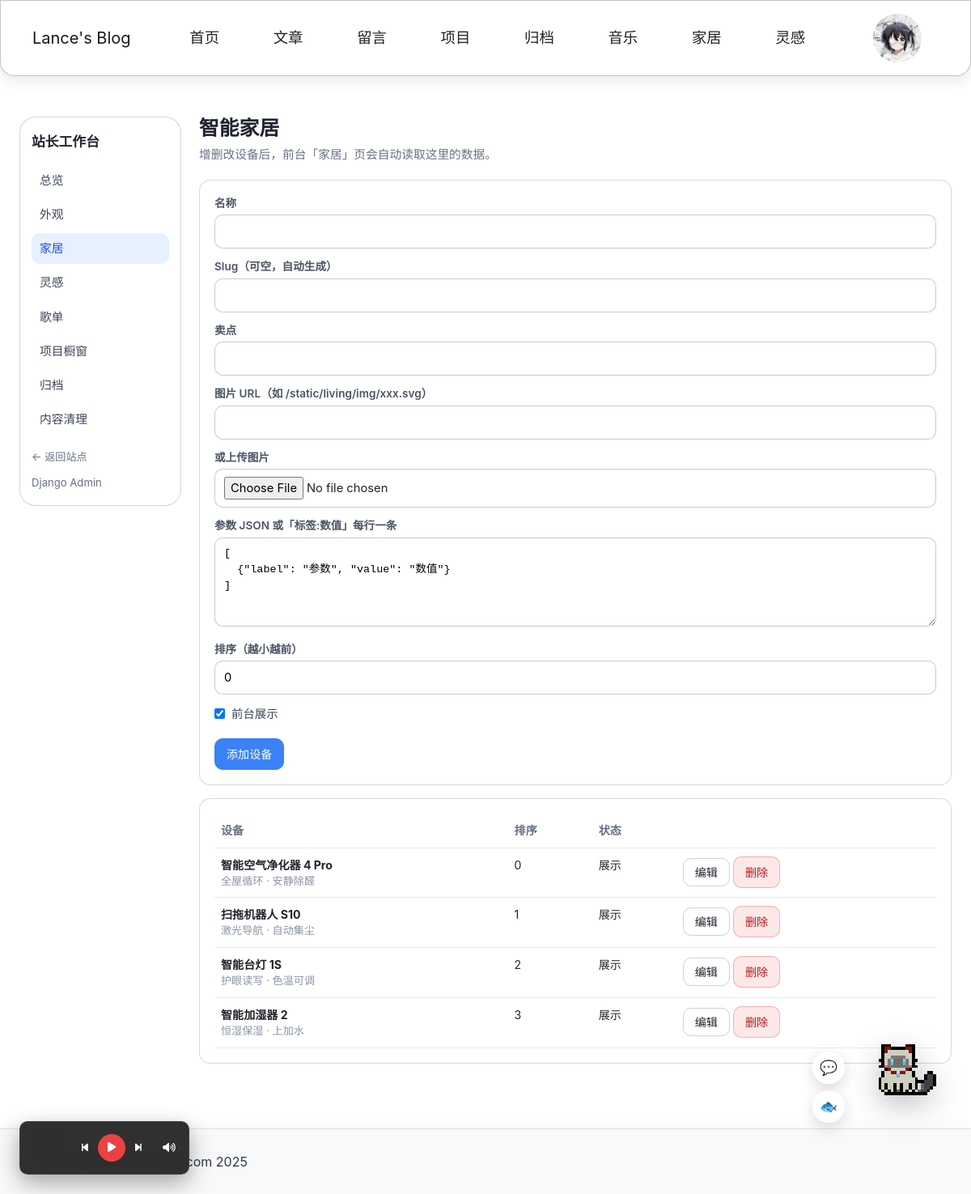
The app's page /workstation/living/ (signed in) with its own data.
### userprofile/models.py (models this page shows, shortened)
class Profile(models.Model):
    user = models.OneToOneField(User, on_delete=models.CASCADE, related_name='profile')
    phone = models.CharField(max_length=20, blank=True)
    avatar = models.ImageField(upload_to='avatar/%Y%m%d/', blank=True)
    bio = models.TextField(max_length=500, blank=True)

### workstation/models.py (models this page shows, shortened)
class LivingDevice(models.Model):
    slug = models.SlugField(max_length=80, unique=True)
    name = models.CharField(max_length=120)
    tagline = models.CharField(max_length=200, blank=True)
    image = models.CharField(max_length=255, blank=True, help_text="静态路径或上传后的 URL")
    image_file = models.ImageField(upload_to="living/%Y%m/", blank=True)
    specs = models.JSONField(default=list, blank=True)
    sort_order = models.PositiveIntegerField(default=0)
    is_published = models.BooleanField(default=True)
    created = models.DateTimeField(default=timezone.now)
    updated = models.DateTimeField(auto_now=True)
    class Meta:
        ordering = ("sort_order", "id")
        verbose_name = "智能家居"
        verbose_name_plural = "智能家居"

### workstation/views.py (the view, shortened to what this page needs)
# urls.py: path("living/", views.living_view, name="living"),
@staff_required
def living_view(request):
    devices = LivingDevice.objects.all()
    edit_id = request.GET.get("edit")
    editing = LivingDevice.objects.filter(pk=edit_id).first() if edit_id else None
    return render(
        request,
        "workstation/living.html",
        {
            "title": "家居",
            "devices": devices,
            "editing": editing,
            "module": "living",
            "specs_text": json.dumps(editing.specs, ensure_ascii=False, indent=2)
            if editing
            else '[\n  {"label": "参数", "value": "数值"}\n]',
        },
    )

### workstation/context_processors.py (called while the page is built)
def site_appearance(request):
    try:
        appearance = SiteAppearance.get_solo()
        return {
            "site_appearance": {
                "background": appearance.background or "",
                "blur": appearance.blur,
                "season": appearance.season,
            }
        }
    except Exception:
        return {
            "site_appearance": {
                "background": "",
                "blur": 0,
                "season": False,
            }
        }

### workstation/models.py (called while the page is built)
    @classmethod
    def get_solo(cls):
        obj = cls.objects.first()
        if obj is None:
            obj = cls.objects.create()
        return obj

### templates/workstation/living.html (shortened to what this page needs)
{% extends "workstation/base.html" %}
{% block workstation %}
<h1 class="ws-title">智能家居</h1>
<p class="ws-sub">增删改设备后，前台「家居」页会自动读取这里的数据。</p>
<form class="ws-panel" method="post" enctype="multipart/form-data">
    <div class="ws-form-row">
        <label>名称</label>
        <input type="text" name="name" value="{{ editing.name|default:'' }}" required>
    </div>
    <div class="ws-form-row">
        <label>Slug（可空，自动生成）</label>
        <input type="text" name="slug" value="{{ editing.slug|default:'' }}">
    </div>
    <div class="ws-form-row">
        <label>卖点</label>
        <input type="text" name="tagline" value="{{ editing.tagline|default:'' }}">
    </div>
    <div class="ws-form-row">
        <label>图片 URL（如 /static/living/img/xxx.svg）</label>
        <input type="text" name="image" value="{{ editing.image|default:'' }}">
    </div>
    <div class="ws-form-row">
        <label>或上传图片</label>
        <input type="file" name="image_file" accept="image/*">
    </div>
    <div class="ws-form-row">
        <label>参数 JSON 或「标签:数值」每行一条</label>
        <textarea name="specs">{{ specs_text }}</textarea>
    </div>
    <div class="ws-form-row">
        <label>排序（越小越前）</label>
        <input type="number" name="sort_order" value="{{ editing.sort_order|default:0 }}">
    </div>
    <label class="ws-check">
        <input type="checkbox" name="is_published" {% if not editing or editing.is_published %}checked{% endif %}>
        前台展示
    </label>
    <div class="ws-actions">
        <button type="submit" class="ws-btn ws-btn-primary">{% if editing %}更新设备{% else %}添加设备{% endif %}</button>
    </div>
</form>
<div class="ws-panel">
    <table class="ws-table">
        <thead>
            <tr><th>设备</th><th>排序</th><th>状态</th><th></th></tr>
        </thead>
        <tbody>
            {% for d in devices %}
            <tr>
                <td>
                    <strong>{{ d.name }}</strong>
                    <div class="ws-muted">{{ d.tagline }}</div>
                </td>
                <td>{{ d.sort_order }}</td>
                <td>{% if d.is_published %}展示{% else %}隐藏{% endif %}</td>
                <td>
                    <a class="ws-btn" href="?edit={{ d.id }}">编辑</a>
                    <form method="post" style="display:inline" onsubmit="return confirm('确定删除？');">
                        <button type="submit" class="ws-btn ws-btn-danger">删除</button>
                    </form>
                </td>
            </tr>
            {% empty %}
            <tr><td colspan="4" class="ws-muted">还没有设备，先在上方添加，或运行 seed_workstation。</td></tr>
            {% endfor %}
        </tbody>
    </table>
</div>
{% endblock %}

### templates/workstation/base.html (shortened to what this page needs)
{% extends "base.html" %}
{% load static %}
{% block content %}
<link rel="stylesheet" href="{% static 'site/workstation.css' %}?v=5">
<div class="ws-page">
    <aside class="ws-side">
        <a class="ws-brand" href="{% url 'workstation:dashboard' %}">站长工作台</a>
        <nav class="ws-nav">
            <a class="ws-nav-link {% if module == 'dashboard' or not module %}is-active{% endif %}" href="{% url 'workstation:dashboard' %}">总览</a>
            <a class="ws-nav-link {% if module == 'appearance' %}is-active{% endif %}" href="{% url 'workstation:appearance' %}">外观</a>
            <a class="ws-nav-link {% if module == 'living' %}is-active{% endif %}" href="{% url 'workstation:living' %}">家居</a>
            <a class="ws-nav-link {% if module == 'ideas' %}is-active{% endif %}" href="{% url 'workstation:ideas' %}">灵感</a>
            <a class="ws-nav-link {% if module == 'music' %}is-active{% endif %}" href="{% url 'workstation:music' %}">歌单</a>
            <a class="ws-nav-link {% if module == 'projects' %}is-active{% endif %}" href="{% url 'workstation:projects' %}">项目橱窗</a>
            <a class="ws-nav-link {% if module == 'archive' %}is-active{% endif %}" href="{% url 'workstation:archive' %}">归档</a>
            <a class="ws-nav-link {% if module == 'content' %}is-active{% endif %}" href="{% url 'workstation:content' %}">内容清理</a>
        </nav>
        <a class="ws-back" href="{% url 'home' %}">← 返回站点</a>
        <a class="ws-admin" href="/admin/">Django Admin</a>
    </aside>
    <div class="ws-main">
        {% block workstation %}{% endblock %}
    </div>
</div>
{% endblock %}

### templates/base.html (shortened to what this page needs)
{% load static %}
<!DOCTYPE html>
<html lang="zh-cn">
<head>
    <link rel="stylesheet" href="{% static 'bootstrap/css/bootstrap.min.css' %}">
    <link rel="stylesheet" href="{% static 'md_css/monokai.css' %}">
    <link rel="stylesheet" href="https://cdn.jsdelivr.net/npm/@fortawesome/fontawesome-free@6.5.2/css/all.min.css">
    <link rel="stylesheet" href="https://cdn-uicons.flaticon.com/2.6.0/uicons-regular-rounded/css/uicons-regular-rounded.css">
    <link rel="stylesheet" href="https://cdn-uicons.flaticon.com/2.6.0/uicons-regular-straight/css/uicons-regular-straight.css">
    <link rel="stylesheet" href="{% static 'site/appearance.css' %}?v=4">
</head>
<body class="site-body">
    {% include 'header.html' %}
    <main class="page-main">
    {% block content %}{% endblock content %}
    </main>
    {% include 'footer.html' %}
    <link rel="stylesheet" href="{% static 'site/cybercat.css' %}?v=1">
    {% include "includes/mini_player.html" %}
</body>
</html>

### templates/header.html (shortened to what this page needs)
{% load static %}
{% load notifications_tags %}
{% notifications_unread as unread_count %}
<nav class="navbar navbar-expand-lg navbar-light custom-navbar">
  <div class="navbar-inner">
    <a class="navbar-brand" href="{% url 'home' %}">Lance's Blog</a>
    <ul class="nav-links">
        <li class="nav-item">
          <a class="nav-link" href="{% url 'home' %}"><span class="nav-mark"></span>首页</a>
        </li>
        <li class="nav-item">
          <a class="nav-link" href="{% url 'article:article_list' %}"><span class="nav-mark"></span>文章</a>
        </li>
        <li class="nav-item">
          <a class="nav-link" href="{% url 'message:message_list' %}"><span class="nav-mark"></span>留言</a>
        </li>
        <li class="nav-item">
          <a class="nav-link" href="{% url 'section' 'projects' %}"><span class="nav-mark"></span>项目</a>
        </li>
        <li class="nav-item">
          <a class="nav-link" href="{% url 'section' 'archive' %}"><span class="nav-mark"></span>归档</a>
        </li>
        <li class="nav-item">
          <a class="nav-link" href="{% url 'section' 'music' %}"><span class="nav-mark"></span>音乐</a>
        </li>
        <li class="nav-item">
          <a class="nav-link" href="{% url 'section' 'living' %}"><span class="nav-mark"></span>家居</a>
        </li>
        <li class="nav-item">
          <a class="nav-link" href="{% url 'section' 'ideas' %}"><span class="nav-mark"></span>灵感</a>
        </li>
    </ul>
    <ul class="nav-side">
        {% include 'site_settings.html' %}
        {% if user.is_authenticated %}
        <li class="nav-item dropdown nav-avatar">
          <div class="dropdown-hover">
            <a class="nav-link" href="#" id="navbarDropdown" role="button">
              <img src="{% if user.profile.avatar %}{{ user.profile.avatar.url }}{% else %}{% static 'media/default-avatar.png' %}{% endif %}"
              alt="头像"
              class="rounded-circle"
              style="width: 60px; height: 60px;">
            </a>
          </div>
        </li>
        {% endif %}
        <li class="nav-item nav-backtop">
        </li>
      </ul>
  </div>
</nav>

### templates/site_settings.html (shortened to what this page needs)
{% load static %}
<li class="nav-item site-settings" id="site-settings">
  <button type="button" class="site-settings-btn" id="site-settings-toggle" aria-expanded="false" aria-controls="site-settings-panel" title="设置">
  </button>
</li>

### templates/footer.html (shortened to what this page needs)
{% load static%}
<footer class="site-footer">
    <div class="container">
        <p class="m-0 text-left text-dark" style="padding-left: 32px;">
            Copyright &copy; www.flyfly.com 2025
        </p>
    </div>
</footer>

### templates/includes/mini_player.html (shortened to what this page needs)
{% load static %}
<div
  id="site-mini-player"
  class="smp"
  data-api="{% url 'workstation:api_music' %}"
  data-turbo-permanent
  hidden
>
  <link rel="stylesheet" href="{% static 'site/mini-player.css' %}?v=6">
  <div class="smp-card" id="smp-card" title="按住拖动">
    <div class="smp-cover" id="smp-cover">
    </div>
    <div class="smp-controls">
      <button type="button" class="smp-btn" id="smp-prev" title="上一首" aria-label="上一首">
        <i class="fas fa-backward-step"></i>
      </button>
      <button type="button" class="smp-btn smp-btn-play" id="smp-play" title="播放/暂停" aria-label="播放/暂停">
        <i class="fas fa-play"></i>
      </button>
      <button type="button" class="smp-btn" id="smp-next" title="下一首" aria-label="下一首">
        <i class="fas fa-forward-step"></i>
      </button>
    </div>
    <div class="smp-vol" id="smp-vol">
      <button type="button" class="smp-btn" id="smp-mute" title="音量" aria-label="音量">
        <i class="fas fa-volume-low" id="smp-vol-icon"></i>
      </button>
    </div>
  </div>
</div>

### static/site/appearance.css (style rules this page uses)
.page-main, .site-footer { position: relative; z-index: 1; }
.custom-navbar, .navbar-inner, .nav-side { overflow: visible; }
.site-settings { position: relative; margin-right: 8px; }
.site-settings-btn { border: 0; border-radius: 0; background: transparent; color: #222; display: flex; align-items: center; justify-content: center; cursor: pointer; padding: 0.4rem 0.15rem; font-size: 1.15rem; line-height: 1; box-shadow: none; }

### static/site/workstation.css (style rules this page uses)
.ws-page { width: min(1180px, 96vw); margin: 0 auto; padding: 24px 0 64px; display: grid; grid-template-columns: 200px minmax(0, 1fr); gap: 22px; min-height: 70vh; }
.ws-side { display: flex; flex-direction: column; gap: 10px; padding: 18px 14px; border: 1px solid rgba(40, 48, 64, 0.2); border-radius: 16px; background: rgba(255, 255, 255, 0.5); backdrop-filter: blur(10px); -webkit-backdrop-filter: blur(10px); height: fit-content; position: sticky; top: 88px; }
.ws-brand { font-weight: 700; font-size: 1.05rem; color: #1f2430; text-decoration: none; margin-bottom: 6px; }
.ws-nav { display: flex; flex-direction: column; gap: 4px; }
.ws-nav-link { padding: 8px 10px; border-radius: 10px; color: #3d4658; text-decoration: none; font-size: 0.92rem; }
.ws-nav-link:hover, .ws-nav-link.is-active { background: rgba(59, 130, 246, 0.12); color: #1d4ed8; }
.ws-back, .ws-admin { margin-top: 8px; font-size: 0.82rem; color: #667085; text-decoration: none; }
.ws-admin { margin-top: 2px; }
.ws-main { min-width: 0; }
.ws-title { margin: 0 0 6px; font-size: 1.55rem; font-weight: 700; color: #1f2430; }
.ws-sub { margin: 0 0 20px; color: #667085; font-size: 0.92rem; }
.ws-panel { padding: 18px; border: 1px solid rgba(40, 48, 64, 0.18); border-radius: 14px; background: rgba(255, 255, 255, 0.55); backdrop-filter: blur(8px); margin-bottom: 16px; }
.ws-form-row { margin-bottom: 12px; }
.ws-form-row label { display: block; margin-bottom: 4px; color: #4b5565; font-size: 0.85rem; font-weight: 600; }
.ws-form-row input[type="text"], .ws-form-row input[type="number"], .ws-form-row input[type="url"], .ws-form-row input[type="file"], .ws-form-row textarea, .ws-form-row select { width: 100%; padding: 9px 11px; border: 1px solid rgba(40, 48, 64, 0.25); border-radius: 10px; background: rgba(255, 255, 255, 0.75); box-sizing: border-box; font-size: 0.92rem; }
.ws-form-row textarea { min-height: 110px; resize: vertical; font-family: ui-monospace, SFMono-Regular, Menlo, monospace; font-size: 0.84rem; }
.ws-check { display: inline-flex; align-items: center; gap: 8px; font-size: 0.9rem; color: #3d4658; }
.ws-actions { display: flex; flex-wrap: wrap; gap: 8px; margin-top: 12px; }
.ws-btn { appearance: none; border: 1px solid rgba(40, 48, 64, 0.22); border-radius: 10px; padding: 8px 14px; background: rgba(255, 255, 255, 0.7); color: #1f2430; font-size: 0.88rem; cursor: pointer; text-decoration: none; }
.ws-btn-primary { background: #3b82f6; border-color: #3b82f6; color: #fff; }
.ws-btn-danger { background: rgba(239, 68, 68, 0.12); border-color: rgba(239, 68, 68, 0.35); color: #b91c1c; }
.ws-table { width: 100%; border-collapse: collapse; font-size: 0.88rem; }
.ws-table th, .ws-table td { padding: 10px 8px; border-bottom: 1px solid rgba(40, 48, 64, 0.1); text-align: left; vertical-align: top; }
.ws-table th { color: #667085; font-weight: 600; }
.ws-muted { color: #8a94a6; font-size: 0.82rem; }
.ws-side { border-radius: 20px; background: rgba(255, 255, 255, 0.48); backdrop-filter: blur(16px); -webkit-backdrop-filter: blur(16px); }

### templates/footer.html (style rules this page uses)
html { scroll-behavior: smooth; overflow-x: clip; }
body.site-body { min-height: 100vh; display: flex; flex-direction: column; overflow-x: clip; width: 100%; }
.page-main { flex: 1 0 auto; padding-top: 120px; width: 100%; max-width: 100%; }
.site-footer { background: #f8f9fa; margin-top: auto; padding: 28px 0; border-top: 1px solid #e0e0e0; box-shadow: 0 -2px 16px rgba(0,0,0,0.04); }
.site-footer .container { max-width: 1600px; }
.site-footer .container p { padding-left: 3px; }

### records on screen
LivingDevice: name "智能空气净化器 4 Pro", tagline "全屋循环 · 安静除醛", sort_order "0", is_published "展示"
LivingDevice: name "扫拖机器人 S10", tagline "激光导航 · 自动集尘", sort_order "1", is_published "展示"
LivingDevice: name "智能台灯 1S", tagline "护眼读写 · 色温可调", sort_order "2", is_published "展示"
LivingDevice: name "智能加湿器 2", tagline "恒湿保湿 · 上加水", sort_order "3", is_published "展示"
